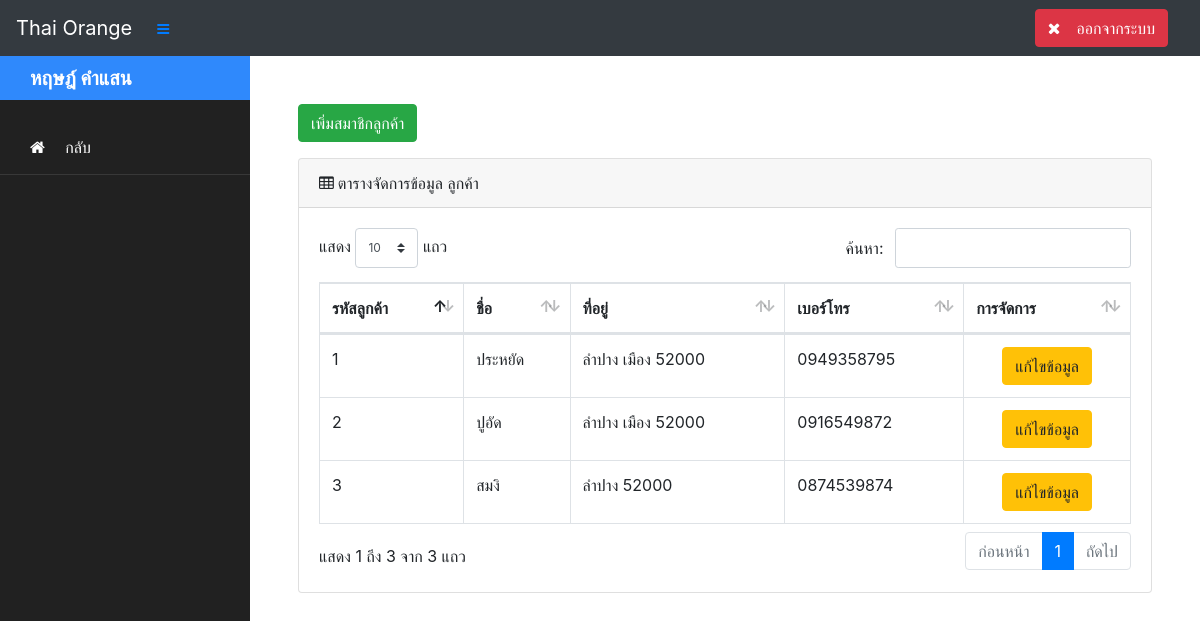
The app's page /page/member/customer/Main.php (signed in) with its own data.
### tables this page shows
CREATE TABLE `customer` (
  `C_id` int(11) NOT NULL,
  `C_name` varchar(50) NOT NULL,
  `C_add` text NOT NULL,
  `C_tel` varchar(10) NOT NULL
);

### page/member/customer/Table.php (the view, shortened to what this page needs)
<div class="form-group">
    <a href="#addEmployeeModal" data-toggle="modal" class="btn btn btn-success">เพิ่มสมาชิกลูกค้า</a>
</div>
<div class="card mb-4">
    	<div class="card-header"><i class="fa fa-table mr-1"></i>ตารางจัดการข้อมูล ลูกค้า</div>
            <div class="card-body">
                <div class="table-responsive">
                    <table class="table table-bordered DataTable" id="Ctable" width="100%" cellspacing="0">
                        <thead>
                            <tr>
								<th>รหัสลูกค้า</th>
								<th>ชื่อ</th>
           						<th>ที่อยู่</th>
            					<th>เบอร์โทร</th>
								<th>การจัดการ</th>
          					</tr>
                		</thead>
                	<tbody>
						<?php while($result = mysqli_fetch_array($query,MYSQLI_ASSOC)) { ?>
        			<tr>
						<td><?php echo $result['C_id']; ?></td>
						<td><?php echo $result['C_name'];?></td>
            			<td><?php echo $result['C_add']; ?></td>
						<td><?php echo $result['C_tel']; ?></td>
						<td align="center"><a href="#" data-target="#editEmployeeModal<?php echo $result['C_id'];?>" class="btn btn btn-warning" data-toggle="modal">แก้ไขข้อมูล</a>
            			</td>
					</tr>
    <?php } ?>
			</tbody>
			</table>
			</div>
		</div>
		</div>

### DataTables/datatables.css (style rules this page uses)
table.dataTable { clear: both; margin-top: 6px !important; margin-bottom: 6px !important; max-width: none !important; border-collapse: separate !important; border-spacing: 0; }
table.dataTable td, table.dataTable th { -webkit-box-sizing: content-box; box-sizing: content-box; }
table.dataTable thead > tr > th.sorting_asc, table.dataTable thead > tr > th.sorting_desc, table.dataTable thead > tr > th.sorting, table.dataTable thead > tr > td.sorting_asc, table.dataTable thead > tr > td.sorting_desc, table.dataTable thead > tr > td.sorting { padding-right: 30px; }
table.dataTable thead .sorting, table.dataTable thead .sorting_asc, table.dataTable thead .sorting_desc, table.dataTable thead .sorting_asc_disabled, table.dataTable thead .sorting_desc_disabled { cursor: pointer; position: relative; }
table.dataTable thead .sorting:before, table.dataTable thead .sorting:after, table.dataTable thead .sorting_asc:before, table.dataTable thead .sorting_asc:after, table.dataTable thead .sorting_desc:before, table.dataTable thead .sorting_desc:after, table.dataTable thead .sorting_asc_disabled:before, table.dataTable thead .sorting_asc_disabled:after, table.dataTable thead .sorting_desc_disabled:before, table.dataTable thead .sorting_desc_disabled:after { position: absolute; bottom: 0.9em; display: block; opacity: 0.3; }
table.dataTable thead .sorting:before, table.dataTable thead .sorting_asc:before, table.dataTable thead .sorting_desc:before, table.dataTable thead .sorting_asc_disabled:before, table.dataTable thead .sorting_desc_disabled:before { right: 1em; content: "\2191"; }
table.dataTable thead .sorting:after, table.dataTable thead .sorting_asc:after, table.dataTable thead .sorting_desc:after, table.dataTable thead .sorting_asc_disabled:after, table.dataTable thead .sorting_desc_disabled:after { right: 0.5em; content: "\2193"; }
table.dataTable thead .sorting_asc:before, table.dataTable thead .sorting_desc:after { opacity: 1; }
table.table-bordered.dataTable th, table.table-bordered.dataTable td { border-left-width: 0; }
table.table-bordered.dataTable th:last-child, table.table-bordered.dataTable th:last-child, table.table-bordered.dataTable td:last-child, table.table-bordered.dataTable td:last-child { border-right-width: 0; }
table.table-bordered.dataTable tbody th, table.table-bordered.dataTable tbody td { border-bottom-width: 0; }

### records on screen
customer: C_id "1", C_name "ประหยัด", C_add "ลำปาง เมือง 52000", C_tel "0949358795"
customer: C_id "2", C_name "ปูอัด", C_add "ลำปาง เมือง 52000", C_tel "0916549872"
customer: C_id "3", C_name "สมงิ", C_add "ลำปาง 52000", C_tel "0874539874"

### other values on screen
$_SESSION["Fname"] "หฤษฎ์"
$_SESSION["Lname"] "คำแสน"
